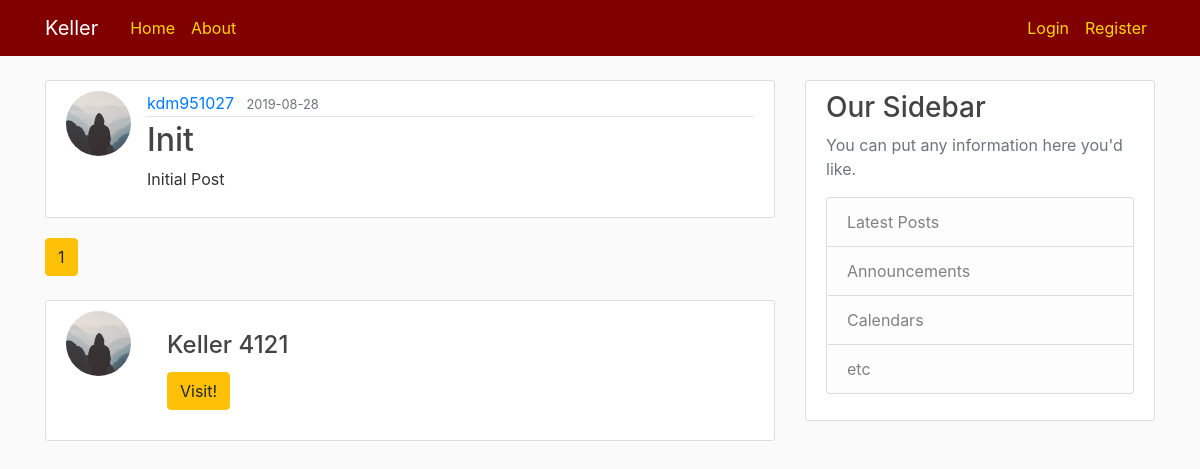
The page /home on the database its author committed.
### flaskblog/models.py (models this page shows, shortened)
class Post(db.Model):
    id = db.Column(db.Integer, primary_key=True)
    title = db.Column(db.String(100), nullable=False)
    date_posted = db.Column(db.DateTime, nullable=False, default=datetime.utcnow)
    content = db.Column(db.Text, nullable=False)
    user_id = db.Column(db.Integer, db.ForeignKey('user.id'), nullable=False)

class User(db.Model, UserMixin):
    id = db.Column(db.Integer, primary_key=True)
    username = db.Column(db.String(20), unique=True, nullable=False)
    email = db.Column(db.String(120), unique=True, nullable=False)
    image_file = db.Column(db.String(20), nullable=False, default='default.jpg')
    password = db.Column(db.String(60), nullable=False)
    posts = db.relationship('Post', backref='author', lazy=True)
    hobbies = db.relationship('Hobby', backref='hobbier', lazy=True)
    seat_id = db.Column(db.Integer, db.ForeignKey('seat.id'))

class Location(db.Model):
    id = db.Column(db.Integer, primary_key=True)
    name = db.Column(db.String(100), nullable=False)
    image_file = db.Column(db.String(20), nullable=False, default='default.jpg')
    seats = db.relationship('Seat', backref='where', lazy=True)

### flaskblog/main/routes.py (the view)
@main.route("/")
@main.route("/home")
def home():
    page = request.args.get('page', 1, type=int)
    posts = Post.query.order_by(Post.date_posted.desc()).paginate(page=page, per_page=2)
    locations = Location.query.all()
    seats = Seat.query.all()
    return render_template('home.html', posts=posts, locations=locations, seats=seats)

### flaskblog/templates/home.html
{%extends "layout.html"%}
{%block content%}
  {%for post in posts.items%}
    <article class="media content-section">
      <img class="rounded-circle article-img" src="{{ url_for('static', filename='profile_pics/'+post.author.image_file ) }}">
      <div class="media-body">
        <div class="article-metadata">
          <a class="mr-2" href="{{ url_for('users.user_posts', username=post.author.username) }}">{{ post.author.username }}</a>
          <small class="text-muted">{{ post.date_posted.strftime('%Y-%m-%d') }}</small>
        </div>
        <h2><a class="article-title" href="{{ url_for('posts.post', post_id=post.id) }}">{{ post.title }}</a></h2>
        <p class="article-content">{{ post.content }}</p>
      </div>
    </article>
  {% endfor %}
  {% for page_num in posts.iter_pages(left_edge=1, right_edge=1, left_current=1, right_current=2) %}
    {% if page_num %}
      {% if posts.page == page_num %}
        <a class="btn btn-warning mb-4" href="{{ url_for('main.home', page=page_num) }}">{{ page_num }}</a>
      {% else %}
        <a class="btn btn-outline-warning mb-4" href="{{ url_for('main.home', page=page_num) }}">{{ page_num }}</a>
      {% endif %}
    {% else %}
      ...
    {% endif %}
  {% endfor %}
  {%for location in locations%}
    <article class="media content-section">
      <img class="rounded-circle article-img" src="{{ url_for('static', filename='profile_pics/'+location.image_file ) }}" alt="Card image">
      <div class="card-body">
        <h4 class="card-title">{{ location.name }}</h4>
        <a class="mr-2" href="{{ url_for('locations.show_seats', name=location.name) }}"><button type="button" class="btn btn-warning">Visit!</button></a>
    </article>
  {% endfor %}
{%endblock content%}

### flaskblog/static/main.css (style rules this page uses)
body { background: #fafafa; color: #333333; margin-top: 5rem; }
h1, h2, h3, h4, h5, h6 { color: #444444; }
.content-section { background: #ffffff; padding: 10px 20px; border: 1px solid #dddddd; border-radius: 3px; margin-bottom: 20px; }
.article-title { color: #444444; }
.article-content { white-space: pre-line; }
.article-img { height: 65px; width: 65px; margin-right: 16px; }
.article-metadata { padding-bottom: 1px; margin-bottom: 4px; border-bottom: 1px solid #e3e3e3 }

### rows shown on the page
Post: image_file (placeholder picture), author.username "kdm951027", date_posted "2019-08-28", title "Init", content "Initial Post"
Location: image_file (placeholder picture), name "Keller 4121"

### other values the page prints
{{ page_num }} "1"
